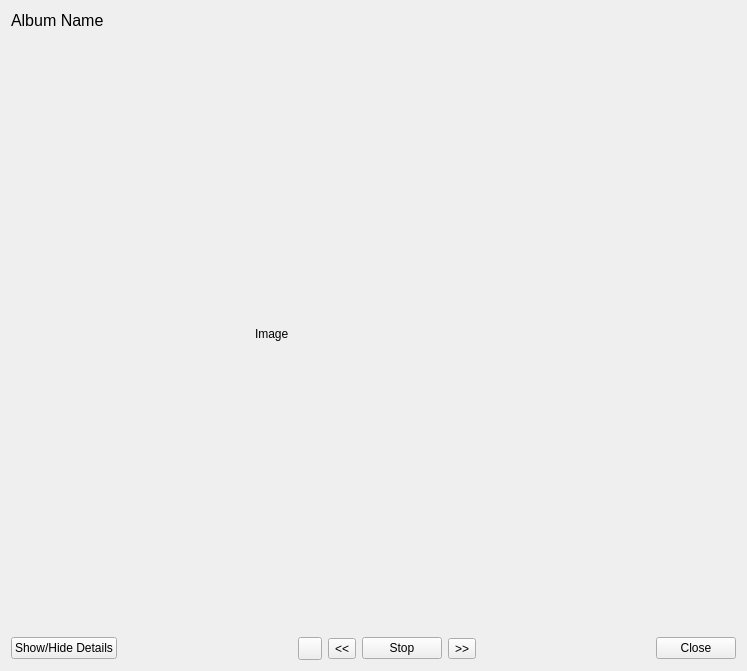
<?xml version="1.0" encoding="UTF-8"?>
<ui version="4.0">
 <class>PhotoSlideShow</class>
 <widget class="QWidget" name="PhotoSlideShow">
  <property name="geometry">
   <rect>
    <x>0</x>
    <y>0</y>
    <width>747</width>
    <height>671</height>
   </rect>
  </property>
  <property name="autoFillBackground">
   <bool>false</bool>
  </property>
  <layout class="QVBoxLayout" name="verticalLayout">
   <item>
    <layout class="QGridLayout" name="gridLayout">
     <item row="0" column="0" colspan="3">
      <widget class="QLabel" name="albumLabel">
       <property name="sizePolicy">
        <sizepolicy hsizetype="Preferred" vsizetype="Preferred">
         <horstretch>0</horstretch>
         <verstretch>0</verstretch>
        </sizepolicy>
       </property>
       <property name="font">
        <font>
         <pointsize>12</pointsize>
        </font>
       </property>
       <property name="text">
        <string>Album Name</string>
       </property>
      </widget>
     </item>
     <item row="1" column="0">
      <spacer name="horizontalSpacer_3">
       <property name="orientation">
        <enum>Qt::Horizontal</enum>
       </property>
       <property name="sizeHint" stdset="0">
        <size>
         <width>40</width>
         <height>20</height>
        </size>
       </property>
      </spacer>
     </item>
     <item row="1" column="1">
      <widget class="QLabel" name="imgLabel">
       <property name="sizePolicy">
        <sizepolicy hsizetype="Expanding" vsizetype="Expanding">
         <horstretch>0</horstretch>
         <verstretch>0</verstretch>
        </sizepolicy>
       </property>
       <property name="text">
        <string>Image</string>
       </property>
      </widget>
     </item>
     <item row="1" column="2">
      <spacer name="horizontalSpacer_4">
       <property name="orientation">
        <enum>Qt::Horizontal</enum>
       </property>
       <property name="sizeHint" stdset="0">
        <size>
         <width>40</width>
         <height>20</height>
        </size>
       </property>
      </spacer>
     </item>
    </layout>
   </item>
   <item>
    <layout class="QHBoxLayout" name="horizontalLayout">
     <item>
      <widget class="QPushButton" name="pushButton_ShowDetails">
       <property name="text">
        <string>Show/Hide Details</string>
       </property>
      </widget>
     </item>
     <item>
      <spacer name="horizontalSpacer">
       <property name="orientation">
        <enum>Qt::Horizontal</enum>
       </property>
       <property name="sizeHint" stdset="0">
        <size>
         <width>68</width>
         <height>17</height>
        </size>
       </property>
      </spacer>
     </item>
     <item>
      <widget class="QToolButton" name="fullscreenButton">
       <property name="text">
        <string/>
       </property>
       <property name="icon">
        <iconset resource="../icons.qrc">
         <normaloff>:/icons/fullscreen.png</normaloff>:/icons/fullscreen.png</iconset>
       </property>
       <property name="autoRaise">
        <bool>false</bool>
       </property>
      </widget>
     </item>
     <item>
      <widget class="QToolButton" name="toolButton_ShiftLeft">
       <property name="text">
        <string>&lt;&lt;</string>
       </property>
      </widget>
     </item>
     <item>
      <widget class="QPushButton" name="pushButton_StartStop">
       <property name="toolTip">
        <string/>
       </property>
       <property name="text">
        <string>Stop</string>
       </property>
      </widget>
     </item>
     <item>
      <widget class="QToolButton" name="toolButton_ShiftRight">
       <property name="text">
        <string>&gt;&gt;</string>
       </property>
      </widget>
     </item>
     <item>
      <spacer name="horizontalSpacer_2">
       <property name="orientation">
        <enum>Qt::Horizontal</enum>
       </property>
       <property name="sizeHint" stdset="0">
        <size>
         <width>68</width>
         <height>17</height>
        </size>
       </property>
      </spacer>
     </item>
     <item>
      <widget class="QPushButton" name="pushButton_Close">
       <property name="text">
        <string>Close</string>
       </property>
      </widget>
     </item>
    </layout>
   </item>
  </layout>
 </widget>
 <resources>
  <include location="../icons.qrc"/>
 </resources>
 <connections/>
</ui>
